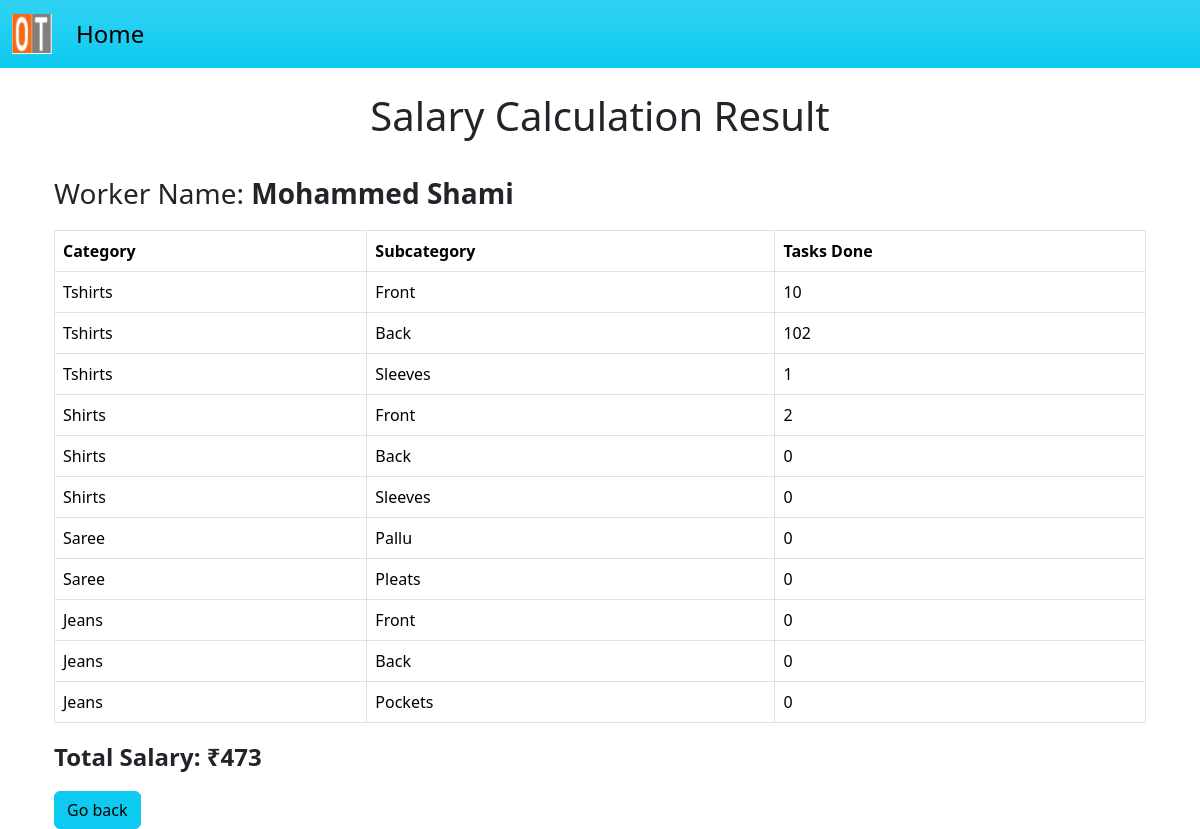
The page /result/6 on the database its author committed.
### app.py (models this page shows)
class Worker(db.Model):
    id = db.Column(db.Integer, primary_key=True)
    name = db.Column(db.String(100), nullable=False)
    tasks = db.relationship('Task', backref='worker', lazy=True)

class Task(db.Model):
    id = db.Column(db.Integer, primary_key=True)
    worker_id = db.Column(db.Integer, db.ForeignKey('worker.id'), nullable=False)
    category = db.Column(db.String(50), nullable=False)
    subcategory = db.Column(db.String(50), nullable=False)
    tasks_done = db.Column(db.Integer, nullable=False)

### app.py (the view)
@app.route('/result/<int:worker_id>')
def result(worker_id):
    worker = Worker.query.get(worker_id)
    tasks_data = Task.query.filter_by(worker_id=worker.id).all()
    total_salary = calculate_total_salary(tasks_data)
    return render_template('result.html', worker=worker, tasks_data=tasks_data, total_salary=total_salary)

### app.py (called while the page is built)
def calculate_total_salary(tasks_data):
    total_salary = 0
    for task in tasks_data:
        price = prices[task.category][task.subcategory]
        total_salary += task.tasks_done * price
    return total_salary

### templates/result.html (shortened to what this page needs)
{% extends 'base.html' %}
{% block content %}
<body>
    <div class="container mt-4">
        <h1 class="text-center">Salary Calculation Result</h1>
        <br>
        <p class="fs-3">Worker Name: <b>{{ worker.name }}</b></p>
        <table class="table table-bordered">
            <thead>
                <tr>
                    <th>Category</th>
                    <th>Subcategory</th>
                    <th>Tasks Done</th>
                </tr>
            </thead>
            <tbody>
                {% for task in tasks_data %}
                    <tr>
                        <td>{{ task.category }}</td>
                        <td>{{ task.subcategory }}</td>
                        <td>{{ task.tasks_done }}</td>
                    </tr>
                {% endfor %}
            </tbody>
        </table>
        <p class="fs-4 fw-bold">Total Salary: <span>&#8377;</span>{{ total_salary }}</p>
        <a href="{{ url_for('salary_calculator') }}" class="btn btn-info">Go back</a>
    </div>
{% endblock %}

### rows shown on the page
Worker: name "Mohammed Shami"
Task: category "Tshirts", subcategory "Front", tasks_done "10"
Task: category "Tshirts", subcategory "Back", tasks_done "102"
Task: category "Tshirts", subcategory "Sleeves", tasks_done "1"
Task: category "Shirts", subcategory "Front", tasks_done "2"
Task: category "Shirts", subcategory "Back", tasks_done "0"
Task: category "Shirts", subcategory "Sleeves", tasks_done "0"
Task: category "Saree", subcategory "Pallu", tasks_done "0"
Task: category "Saree", subcategory "Pleats", tasks_done "0"
Task: category "Jeans", subcategory "Front", tasks_done "0"
Task: category "Jeans", subcategory "Back", tasks_done "0"
Task: category "Jeans", subcategory "Pockets", tasks_done "0"

### other values the page prints
{{ total_salary }} "473"
